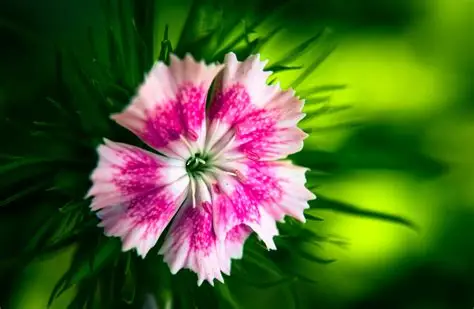
#> input picture task 5/Feature Detection & Analysis/image using Histogram/OIP.webp, 474 x 309 px, found by its file name
$ python 'numpy&matlab.py'
#> lines starting #> are read from the running program, lines starting #| are printed output that depends on the picture
import cv2, matplotlib.pyplot as plt
img = cv2.imread(r"C:\Users\Lenovo L380 A&I\OneDrive\Desktop\semester 4\sir rasikh\open\Feature Detection & Analysis\image using Histogram\OIP.webp")
#> img is the input picture: shape (309, 474, 3); mean B, G, R 42.6, 96.9, 77.5

# Grayscale + Histogram
g = cv2.cvtColor(img, cv2.COLOR_BGR2GRAY)
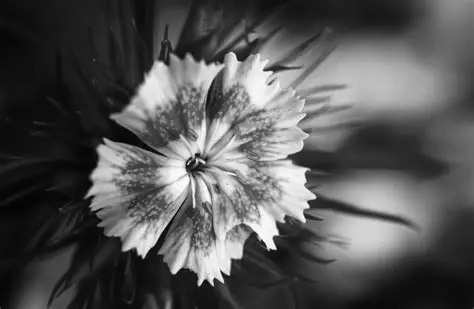
#> g: shape (309, 474); min 0, max 255, mean 84.9
plt.subplot(121), plt.imshow(g, cmap='gray'), plt.axis("off"), plt.title("Grayscale")
plt.subplot(122), plt.hist(g.ravel(),256,[0,256],color='k'), plt.title("Gray Histogram")
plt.show()
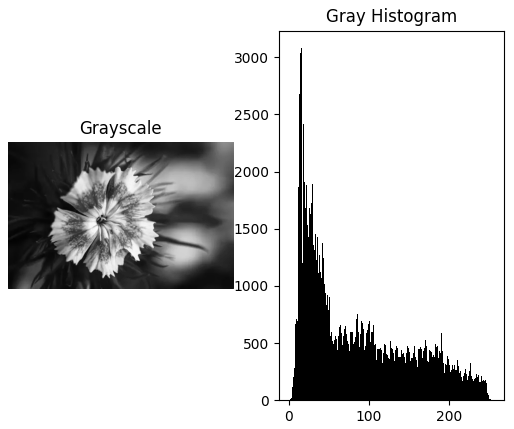
#> figure drawn by matplotlib, 2 panels; panel 2: tallest bar 3080 high, from x = 15 to 16

# RGB Histograms
for i,c in enumerate(('r','g','b')):
    plt.plot(cv2.calcHist([img],[i],None,[256],[0,256]), color=c)
plt.title("RGB Histograms"), plt.xlabel("Intensity"), plt.ylabel("Frequency")
plt.show()
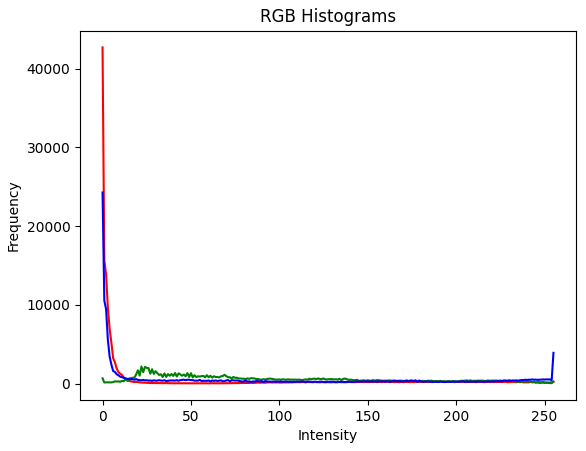
#> figure drawn by matplotlib, 1 panel; curve peaks at x = 0, y = 42715; curve peaks at x = 22, y = 2177; curve peaks at x = 0, y = 24281
